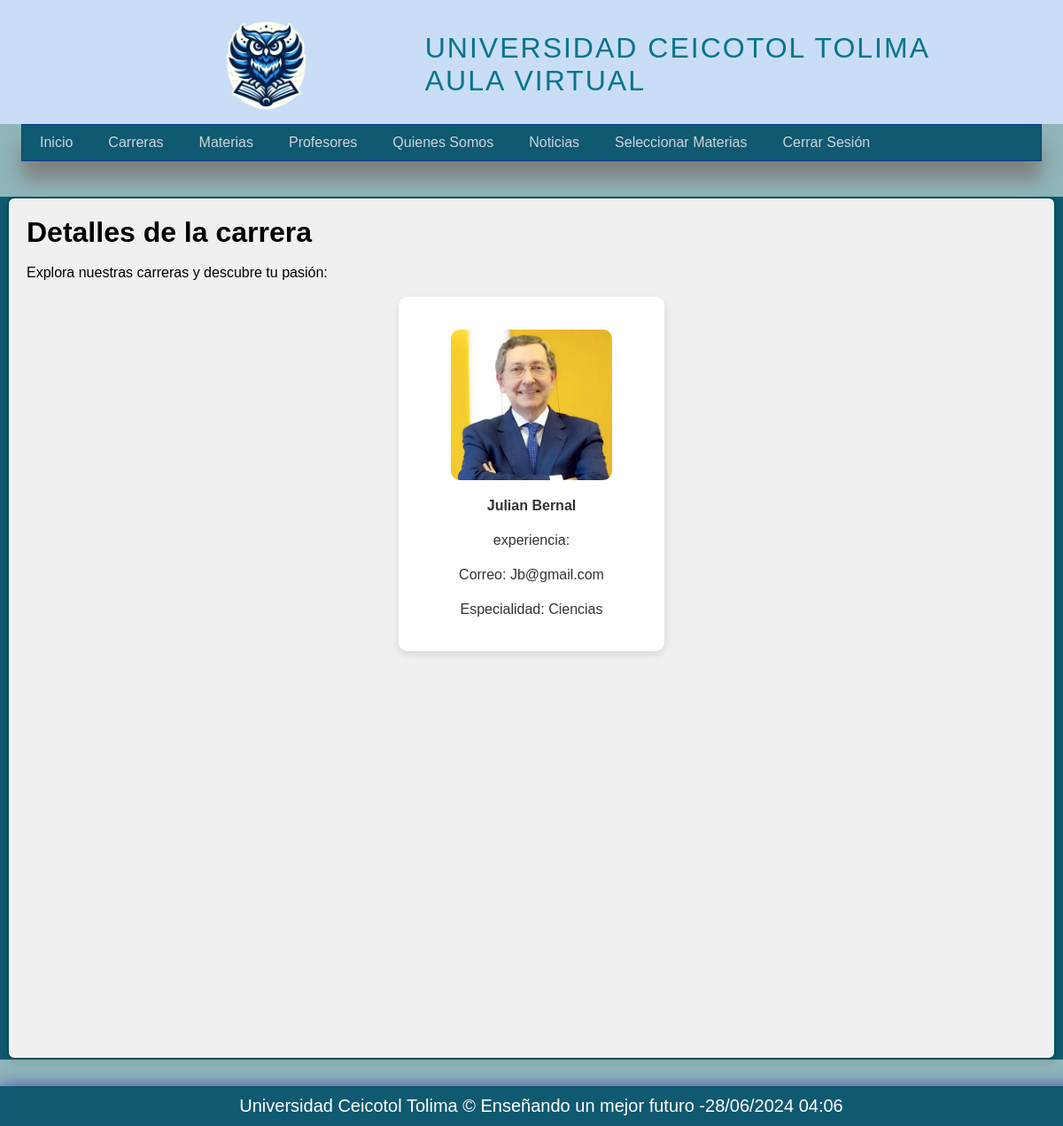
Screenshot of /profesor_detalle/1 (signed in) with the database file from the repository.
### apps/profesores/models.py (models this page shows)
class Profesor(models.Model):
    user = models.OneToOneField(User, on_delete=models.CASCADE, related_name="profesor")
    nombre = models.CharField(max_length=100)
    apellido = models.CharField(max_length=100)
    email = models.EmailField()
    foto = models.ImageField(upload_to='fotos_profesores/', blank=True, null=True)
    especialidad = models.CharField(max_length=100)
    experiencia = models.TextField()
    fecha_postulacion = models.DateTimeField(auto_now_add=True)
    materia = models.ManyToManyField(
        'materias.Materia',
        related_name="profesores_materias"
    )
    carrera = models.ManyToManyField(
        'carreras.Carreras',
        related_name="profesores"
    )
    def __str__(self):
        return f"{self.nombre} {self.apellido}"

### apps/profesores/views.py (the view)
# urls.py: path('profesor_detalle/<int:id>', detalles_profesores, name='profesor_detalle'),
def detalles_profesores(request, id):
    profesor = get_object_or_404(Profesor, id=id)
    return render(request, 'profesores/profesor_detalle.html', {'profesor_detalle': profesor})

### templates/profesores/profesor_detalle.html
{% extends 'layout/layout.html' %}
{% load static %}
{% block content %}
<link rel="stylesheet" type="text/css" href="{% static 'css/style.css' %}">
<h1>Detalles de la carrera</h1>
<br>
<p>Explora nuestras carreras y descubre tu pasión:</p>
<br>
<div class="detail_main-container">
    <div class="detail_career-container">
        {% if profesor_detalle.foto %}
            <img src="{{profesor_detalle.foto.url}}" alt="{{profesor_detalle.nombre}}" class="career-image">
            {% else %}
            <img src="https://placehold.co/600x400" alt="{{profesor_detalle.nombre}}" class="career-image">
            {% endif %}
        <h2 class="texto-carrera">{{ profesor_detalle.nombre }} {{profesor_detalle.apellido}}</h2>
        <p class="texto-carrera">experiencia: {{ profesor_detalle.expereciencia }}</p>
        <p class="texto-carrera">Correo: {{ profesor_detalle.email }}</p>
        <p class="texto-carrera">Especialidad: {{ profesor_detalle.especialidad }}</p>
    </div>
</div>
{% endblock %}

### static/css/style.css (style rules this page uses)
* { margin: 0px; padding: 0px; font-family: sans-serif, Arial, Helvetica; text-decoration: none; }
body { font-family: Verdana, Geneva, Tahoma, sans-serif; background-color: #8fb6bb; }
img { display: block; margin: auto; width: 70%; }
.detail_main-container { display: flex; justify-content: center; flex-wrap: wrap; gap: 20px; }
.detail_career-container { background-color: white; border-radius: 10px; box-shadow: 0 4px 8px rgba(0,0,0,0.1); width: 300px; height: 400px; padding: 20px; box-sizing: border-box; display: flex; flex-direction: column; justify-content: center; align-items: center; text-align: center; overflow-y: scroll; scrollbar-width: none; -ms-overflow-style: none; }
.texto-carrera { font-size: 16px; line-height: 1.5; color: #333; margin-bottom: 15px; margin-top: 0; }
.career-image { max-width: 100%; height: auto; border-radius: 10px; object-fit: cover; }

### rows the page displays
Profesor: foto (picture), nombre "Julian", apellido "Bernal", email "Jb@gmail.com", especialidad "Ciencias"
